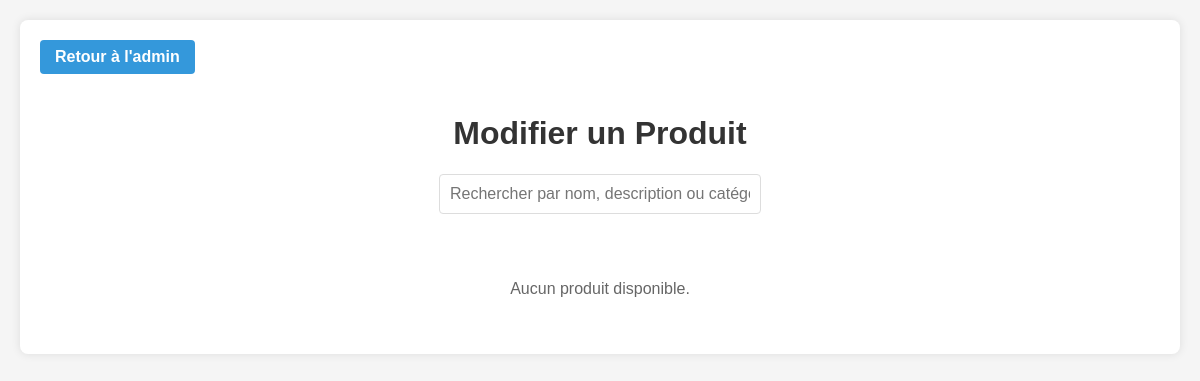
The app's page /connexion/modifier_produit.php, older data.
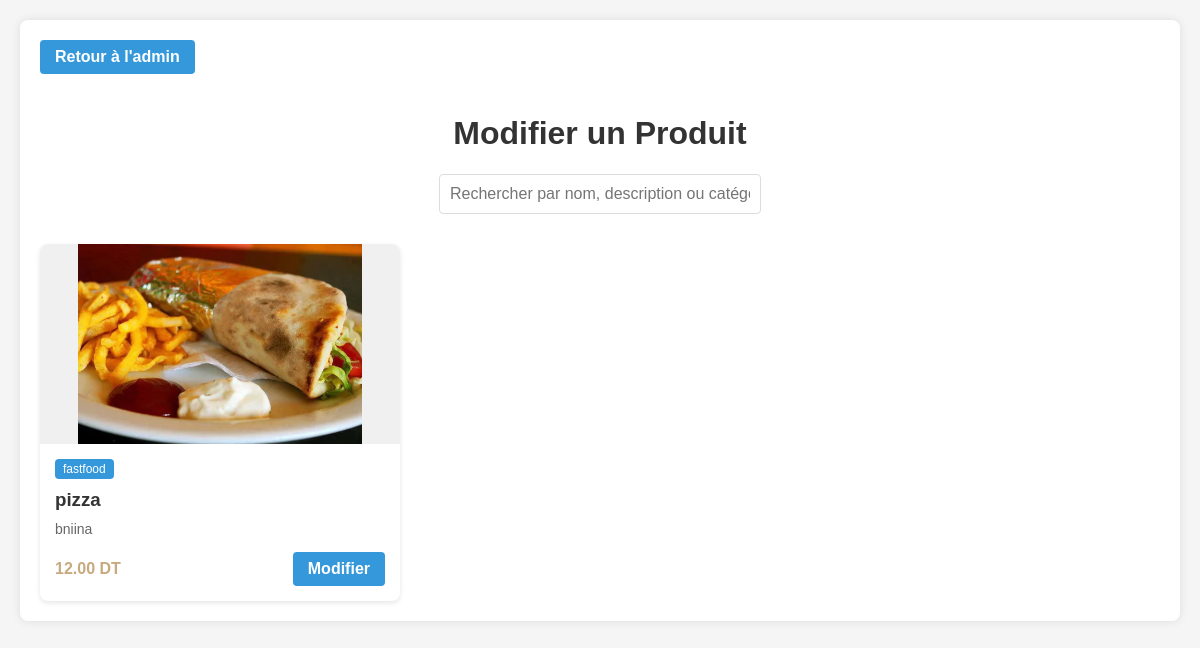
The same page, newer data.
### tables this page shows
CREATE TABLE `produits` (
  `produit_id` int(11) NOT NULL,
  `nom` varchar(100) NOT NULL,
  `description` text DEFAULT NULL,
  `prix` decimal(10,2) NOT NULL,
  `id_cat` int(50) DEFAULT NULL,
  `caracteristiques` varchar(200) DEFAULT NULL,
  `image` varchar(255) DEFAULT NULL
);

CREATE TABLE `categories` (
  `id_cat` int(11) NOT NULL,
  `nom` varchar(50) NOT NULL,
  `description` text DEFAULT NULL,
  `image` varchar(255) DEFAULT NULL
);

### connexion/modifier_produit.php (the view, shortened to what this page needs)
<!DOCTYPE html>
<html lang="fr">
<head>
</head>
<body>
    <div class="container">
        <a href="admin.php" class="back-btn">Retour à l'admin</a>
        <h1>Modifier un Produit</h1>
        <?php
        $conn = new mysqli('localhost', 'root', '', 'bellavista');
        $search = isset($_GET['search']) ? trim($_GET['search']) : '';
        $sql = "SELECT p.*, c.nom AS categorie_nom
                FROM produits p
                JOIN categories c ON p.id_cat = c.id_cat";
        $stmt = $conn->prepare($sql);
        $stmt->execute();
        $produits = $stmt->get_result()->fetch_all(MYSQLI_ASSOC);
        ?>
        <div class="search-container">
            <input type="text" name="search" class="search-input"
                   placeholder="Rechercher par nom, description ou catégorie"
                   value="<?= htmlspecialchars($search) ?>">
        </div>
        <div class="products-grid">
            <?php if (count($produits) > 0): ?>
                <?php foreach ($produits as $produit): ?>
                    <div class="product-card">
                        <div class="product-image">
                            <?php if (!empty($produit['image'])): ?>
                                <img src="<?= $produit['image_display'] ?? '' ?>" alt="<?= htmlspecialchars($produit['nom']) ?>">
                            <?php else: ?>
                                <span class="no-image">Image non disponible</span>
                            <?php endif; ?>
                        </div>
                        <div class="product-info">
                            <span class="category-tag"><?= htmlspecialchars($produit['categorie_nom']) ?></span>
                            <h3><?= htmlspecialchars($produit['nom']) ?></h3>
                            <p><?= htmlspecialchars($produit['description']) ?></p>
                            <div class="product-details">
                                <span class="price"><?= number_format($produit['prix'], 2) ?> DT</span>
                                <a href="?produit_id=<?= $produit['produit_id'] ?><?= !empty($search) ? '&search=' . urlencode($search) : '' ?>" class="edit-btn">Modifier</a>
                            </div>
                        </div>
                    </div>
                <?php endforeach; ?>
            <?php else: ?>
                <p class="no-results">
                    <?= empty($search) ? 'Aucun produit disponible.' : 'Aucun résultat trouvé pour "' . htmlspecialchars($search) . '"' ?>
                </p>
            <?php endif; ?>
        </div>
    </div>
</body>
</html>

Row changes from the older to the newer data that the page shows:
added produits: id_cat.nom "fastfood", nom "pizza", description "bniina", prix "12.00"
Text that changed along with them:
text no longer shown: "Aucun produit disponible."
